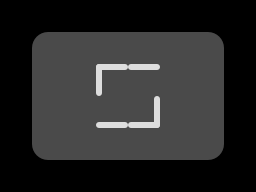

Tiled map render using the project's own tile images. Description and the whole map definition, tile-layer contents included, below:
An orthogonal 8x6 tile map with 32x32 px tiles, 3 tile layers (grid, walls, cellrounded) and 3 objects (player, goal, enemy).

<map version="1.0" orientation="orthogonal" width="8" height="6" tilewidth="32" tileheight="32">
 <properties>
  <property name="title" value="don't get caught" />
 </properties>
 <tileset firstgid="1" name="walls" tilewidth="32" tileheight="32">
  <image source="../cells.png" trans="ff00ff" width="128" height="384" />
 </tileset>
 <layer name="grid" width="8" height="6">
  <data>
   <tile gid="16" />
   <tile gid="16" />
   <tile gid="16" />
   <tile gid="16" />
   <tile gid="16" />
   <tile gid="16" />
   <tile gid="16" />
   <tile gid="16" />
   <tile gid="16" />
   <tile gid="1" />
   <tile gid="1" />
   <tile gid="1" />
   <tile gid="1" />
   <tile gid="1" />
   <tile gid="1" />
   <tile gid="16" />
   <tile gid="16" />
   <tile gid="1" />
   <tile gid="1" />
   <tile gid="1" />
   <tile gid="1" />
   <tile gid="1" />
   <tile gid="1" />
   <tile gid="16" />
   <tile gid="16" />
   <tile gid="1" />
   <tile gid="1" />
   <tile gid="1" />
   <tile gid="1" />
   <tile gid="1" />
   <tile gid="1" />
   <tile gid="16" />
   <tile gid="16" />
   <tile gid="1" />
   <tile gid="1" />
   <tile gid="1" />
   <tile gid="1" />
   <tile gid="1" />
   <tile gid="1" />
   <tile gid="16" />
   <tile gid="16" />
   <tile gid="16" />
   <tile gid="16" />
   <tile gid="16" />
   <tile gid="16" />
   <tile gid="16" />
   <tile gid="16" />
   <tile gid="16" />
  </data>
 </layer>
 <layer name="walls" width="8" height="6">
  <data>
   <tile gid="0" />
   <tile gid="0" />
   <tile gid="0" />
   <tile gid="0" />
   <tile gid="0" />
   <tile gid="0" />
   <tile gid="0" />
   <tile gid="0" />
   <tile gid="0" />
   <tile gid="0" />
   <tile gid="0" />
   <tile gid="0" />
   <tile gid="0" />
   <tile gid="0" />
   <tile gid="0" />
   <tile gid="0" />
   <tile gid="0" />
   <tile gid="0" />
   <tile gid="0" />
   <tile gid="7" />
   <tile gid="5" />
   <tile gid="0" />
   <tile gid="0" />
   <tile gid="0" />
   <tile gid="0" />
   <tile gid="0" />
   <tile gid="0" />
   <tile gid="9" />
   <tile gid="10" />
   <tile gid="0" />
   <tile gid="0" />
   <tile gid="0" />
   <tile gid="0" />
   <tile gid="0" />
   <tile gid="0" />
   <tile gid="0" />
   <tile gid="0" />
   <tile gid="0" />
   <tile gid="0" />
   <tile gid="0" />
   <tile gid="0" />
   <tile gid="0" />
   <tile gid="0" />
   <tile gid="0" />
   <tile gid="0" />
   <tile gid="0" />
   <tile gid="0" />
   <tile gid="0" />
  </data>
 </layer>
 <layer name="cellrounded" width="8" height="6">
  <data>
   <tile gid="0" />
   <tile gid="0" />
   <tile gid="0" />
   <tile gid="0" />
   <tile gid="0" />
   <tile gid="0" />
   <tile gid="0" />
   <tile gid="0" />
   <tile gid="0" />
   <tile gid="17" />
   <tile gid="0" />
   <tile gid="0" />
   <tile gid="0" />
   <tile gid="0" />
   <tile gid="18" />
   <tile gid="0" />
   <tile gid="0" />
   <tile gid="0" />
   <tile gid="0" />
   <tile gid="0" />
   <tile gid="0" />
   <tile gid="0" />
   <tile gid="0" />
   <tile gid="0" />
   <tile gid="0" />
   <tile gid="0" />
   <tile gid="0" />
   <tile gid="0" />
   <tile gid="0" />
   <tile gid="0" />
   <tile gid="0" />
   <tile gid="0" />
   <tile gid="0" />
   <tile gid="19" />
   <tile gid="0" />
   <tile gid="0" />
   <tile gid="0" />
   <tile gid="0" />
   <tile gid="20" />
   <tile gid="0" />
   <tile gid="0" />
   <tile gid="0" />
   <tile gid="0" />
   <tile gid="0" />
   <tile gid="0" />
   <tile gid="0" />
   <tile gid="0" />
   <tile gid="0" />
  </data>
 </layer>
 <objectgroup name="portals" width="8" height="6" />
 <objectgroup name="players" width="8" height="6">
  <object type="player" x="47" y="48" />
 </objectgroup>
 <objectgroup name="goals" width="8" height="6">
  <object type="goal" x="207" y="144" />
 </objectgroup>
 <objectgroup name="enemies" width="8" height="6">
  <object type="enemy" x="207" y="47" />
 </objectgroup>
 <objectgroup name="cells" width="8" height="6" />
</map>
